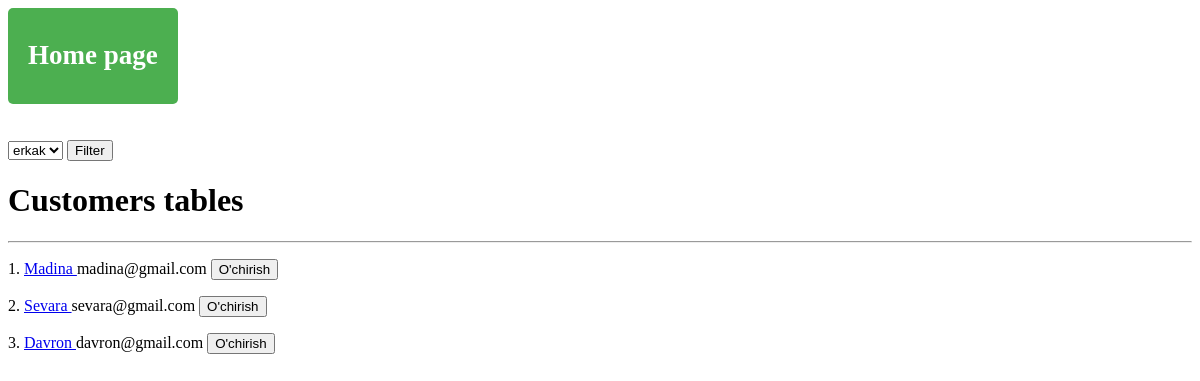
/customers/, run on an earlier commit of the app's database.
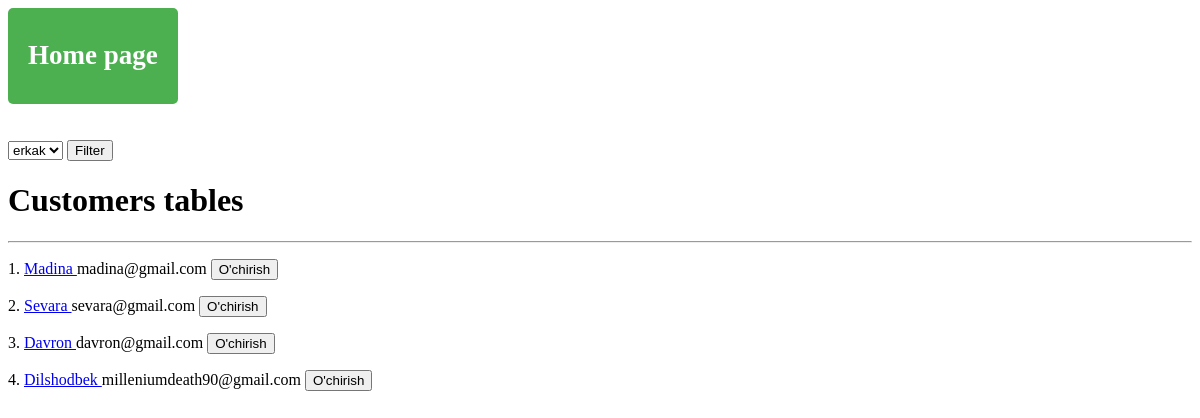
And on a later commit of the database.
### book_shop/models.py (models this page shows, shortened)
class Customer(models.Model):
    Jinsi = [
        ('erkak', 'erkak'),
        ('ayol', 'ayol')
    ]
    name = models.CharField(max_length=255)
    email = models.EmailField()
    jins = models.CharField(choices=Jinsi, max_length=20)

### book_shop/views.py (the view)
# urls.py: path('customers/', customers_view),
def customers_view(request):
    customers = Customer.objects.all()
    gender = request.GET.get('gender')
    if gender is not None:
        customers = Customer.objects.filter(jins=gender)
    customers = {
        'customers' : customers,
        'genders': Customer.Jinsi,
        'select_gender': gender
    }
    return render(request, 'customers.html', context=customers)

### templates/customers.html (shortened to what this page needs)
<!DOCTYPE html>
<html lang="en">
<head>
    <a href="/" class="btn-link"><h2>Home page</h2></a> <br><br><br>
    <form>
        <select name="gender">
            {%for gender in genders%}
                <option {%if gender.0 == select_gender%} selected {% endif%}>{{gender.0}}</option>
            {% endfor%}
        </select>
        <button>Filter</button>
    </form>
</head>
<body>
<h1>Customers tables</h1>
<hr>
{% for customer in customers %}
<p>{{forloop.counter}}. <a href="/customer/">{{customer.name}} </a> {{customer.email}}
    <a href="/customers/{{customer.id}}/tasdiq-delete/">
    <button>O'chirish</button>
</a>
</p>
{% endfor %}
</body>
</html>

What changed in the data, as far as the page shows it:
added Customer: name "Dilshodbek", email "milleniumdeath90@gmail.com"
